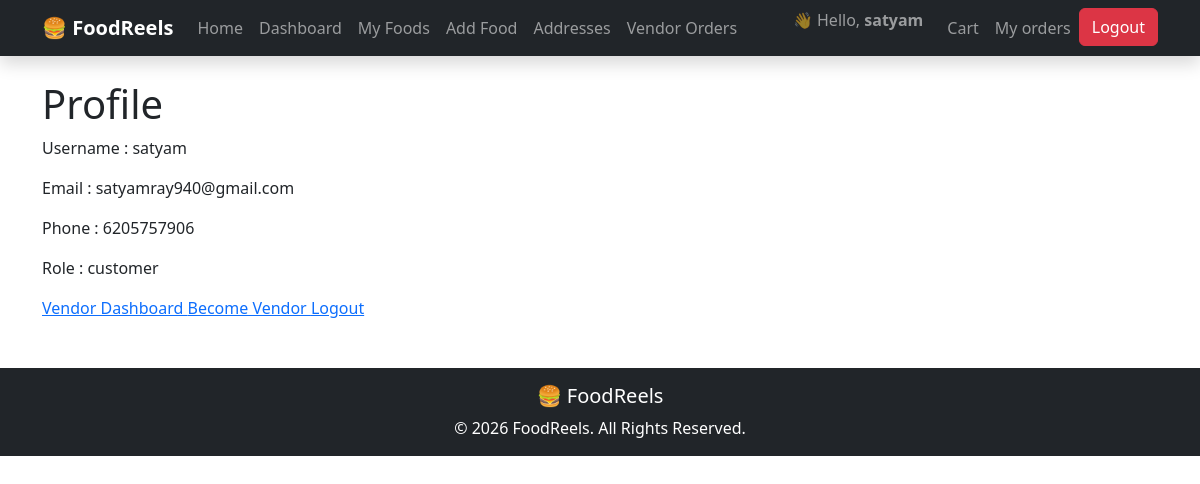
The app's page /account/profile/ (signed in) with its own data.
### accounts/models.py (models this page shows, shortened)
class User(AbstractUser):
    REEL_CHOICES = (
        ('customer','Customer'),
        ('vendor','Vendor'),
        ('admin', 'Admin'),
    )
    phone = models.CharField(max_length=15, blank=True, null=True)
    role = models.CharField(max_length=20, choices=REEL_CHOICES, default='customer')

### accounts/views.py (the view)
# urls.py: path('profile/', profile_view, name='profile'),
def profile_view(request):
    return render(request, 'accounts/profile.html')

### templates/accounts/profile.html
{% extends 'base.html' %}
{% block content %}
<h1>Profile</h1>
<p>
Username :
{{ request.user.username }}
</p>
<p>
Email :
{{ request.user.email }}
</p>
<p>
Phone :
{{ request.user.phone }}
</p>
<p>
Role :
{{ request.user.role }}
</p>
<a href="{% url 'vendor-dashboard' %}">
Vendor Dashboard
</a>
<a href="{% url 'vendor-register' %}">
Become Vendor
</a>
<a href="{% url 'logout' %}">
Logout
</a>
{% endblock %}

### templates/base.html (shortened to what this page needs)
<!DOCTYPE html>
<html lang="en">
<head>
    <link href="https://cdn.jsdelivr.net/npm/bootstrap@5.3.7/dist/css/bootstrap.min.css" rel="stylesheet">
</head>
<body>
<nav class="navbar navbar-expand-lg navbar-dark bg-dark shadow">
    <div class="container">
        <a class="navbar-brand fw-bold" href="{% url 'home' %}">
            🍔 FoodReels
        </a>
        <div class="collapse navbar-collapse" id="navbarNav">
            <ul class="navbar-nav me-auto">
                <li class="nav-item">
                    <a class="nav-link" href="{% url 'home' %}">
                        Home
                    </a>
                </li>
                {% if request.user.is_authenticated %}
                    <li class="nav-item">
                        <a class="nav-link" href="{% url 'vendor-dashboard' %}">
                            Dashboard
                        </a>
                    </li>
                    <li class="nav-item">
                        <a class="nav-link" href="{% url 'food-list' %}">
                            My Foods
                        </a>
                    </li>
                    <li class="nav-item">
                        <a class="nav-link" href="{% url 'add-food' %}">
                            Add Food
                        </a>
                    </li>
                   <li class="nav-item">
                        <a class="nav-link" href="{% url 'address-list' %}">
                            Addresses
                        </a>
                    </li>
                    <li class="nav-item">
                        <a class="nav-link"
                           href="{% url 'vendor-orders' %}">
                           Vendor Orders
                    </a>
                    </li>
                {% endif %}
            </ul>
            <ul class="navbar-nav">
                {% if request.user.is_authenticated %}
                    <li class="nav-item">
                        <span class="navbar-text me-3">
                            👋 Hello,
                            <strong>{{ request.user.username }}</strong>
                        </span>
                    </li>
                    <li class="nav-item">
                        <a class="nav-link" href="{% url 'cart-list' %}">Cart</a>
                    </li>
                    <li class="nav-item">
                        <a class="nav-link" href="{% url 'my-orders' %}">
                            My orders
                        </a>
                    </li>
                    <li class="nav-item">
                        <a
                            href="{% url 'logout' %}"
                            class="btn btn-danger">
                            Logout
                        </a>
                    </li>
                {% endif %}
            </ul>
        </div>
    </div>
</nav>
<div class="container mt-4">
    {% block content %}
    {% endblock %}
</div>
<footer class="bg-dark text-white text-center p-3 mt-5">
    <h5>🍔 FoodReels</h5>
    <p class="mb-0">
        © 2026 FoodReels. All Rights Reserved.
    </p>
</footer>
</body>
</html>

### records on screen
User: user.username "satyam", user.email "satyamray940@gmail.com", user.phone "6205757906", user.role "customer"
